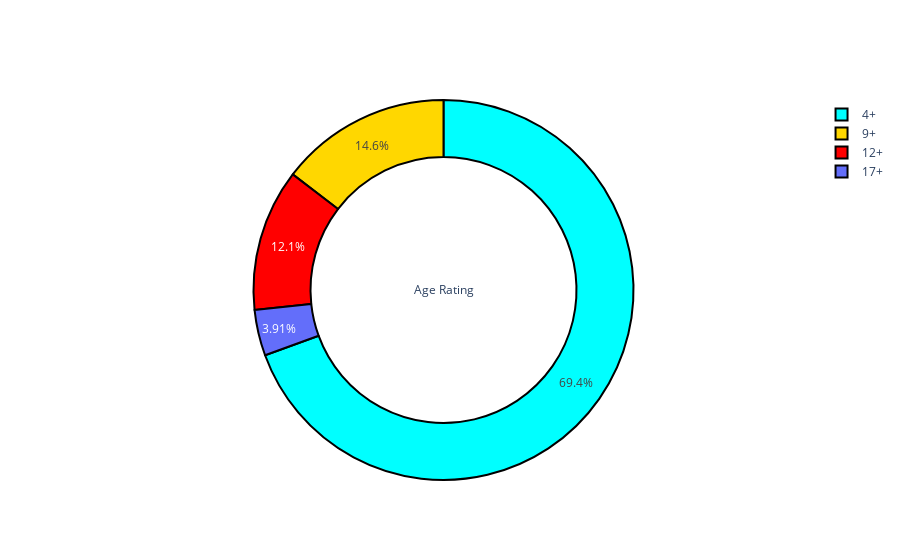

Here is the notebook cell this chart was saved with:
### Markdown cell above
## ## <font color='darkgreen'>Age Rating</font>

### Code cell
'''A Function To Plot Pie Plot using Plotly'''

def pie_plot(cnt_srs, colors, title):
    labels=cnt_srs.index
    values=cnt_srs.values
    trace = go.Pie(labels=labels, 
                   values=values, 
                   title=title, 
                   hoverinfo='percent+value', 
                   textinfo='percent',
                   textposition='inside',
                   hole=0.7,
                   showlegend=True,
                   marker=dict(colors=colors,
                               line=dict(color='#000000',
                                         width=2),
                              )
                  )
    return trace

bold('**MOST OF THE APPS HAVE 4+ AGE RATING**')
py.iplot([pie_plot(data['Age Rating'].value_counts(), ['cyan', 'gold', 'red'], 'Age Rating')])

### Figure 1 — Plotly figure (JSON) as saved in the notebook; plotly's stock layout.template omitted (floating-point values rounded to 4 significant figures)
{"data": [{"hole": 0.7, "hoverinfo": "percent+value", "labels": ["4+", "9+", "12+", "17+"], "marker": {"colors": ["cyan", "gold", "red"], "line": {"color": "#000000", "width": 2}}, "showlegend": true, "textinfo": "percent", "textposition": "inside", "title": {"text": "Age Rating"}, "type": "pie", "values": [11806, 2481, 2055, 665]}], "layout": {}}
